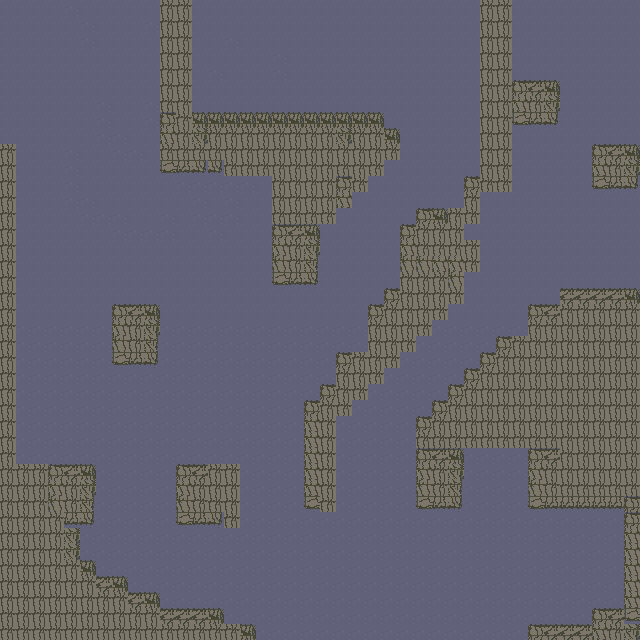

This game map was drawn from its Tiled (.tmx) file and the tilesets committed beside it. A one-line description and the trimmed map source follow:
An orthogonal 40x40 tile map with 16x16 px tiles, 2 tile layers (Background, Bricks), 2 tilesets and 12 objects (Monster).

<map version="1.0" orientation="orthogonal" renderorder="right-down" width="40" height="40" tilewidth="16" tileheight="16" nextobjectid="64">
 <tileset firstgid="1" name="tiles" tilewidth="16" tileheight="16" spacing="1" tilecount="324" columns="18">
  <image source="../images/tiles.png" width="320" height="320" />
 </tileset>
 <tileset firstgid="325" name="tiles" tilewidth="16" tileheight="16" spacing="1" tilecount="324" columns="18">
  <image source="../images/tiles.png" width="320" height="320" />
 </tileset>
 <layer name="Background" width="40" height="40">
  <data>[1600 cells, 1600 non-empty, 2 distinct tile ids]</data>
 </layer>
 <layer name="Bricks" width="40" height="40">
  <data>[1600 cells, 501 non-empty, 12 distinct tile ids]</data>
 </layer>
 <objectgroup name="Monster">
  <object id="46" name="Monster" x="528" y="592" width="48" height="48">
   <properties>
    <property name="food" type="int" value="35" />
   </properties>
  </object>
 </objectgroup>
 <objectgroup name="Player" visible="0">
  <properties>
   <property name="fleet" type="int" value="4" />
  </properties>
 </objectgroup>
 <objectgroup name="Food">
  <properties>
   <property name="amount" type="int" value="50" />
  </properties>
  <object id="48" x="272" y="224" width="48" height="64" />
  <object id="50" x="112" y="304" width="48" height="64" />
  <object id="55" x="416" y="448" width="48" height="64" />
  <object id="56" x="448" y="64" width="32" height="32" />
  <object id="57" x="512" y="80" width="48" height="48" />
  <object id="58" x="432" y="240" width="32" height="32" />
  <object id="59" x="400" y="336" width="16" height="16" />
  <object id="60" x="592" y="144" width="48" height="48" />
  <object id="61" x="352" y="384" width="16" height="16" />
  <object id="62" x="176" y="464" width="64" height="64" />
  <object id="63" x="32" y="464" width="64" height="64" />
 </objectgroup>
</map>
